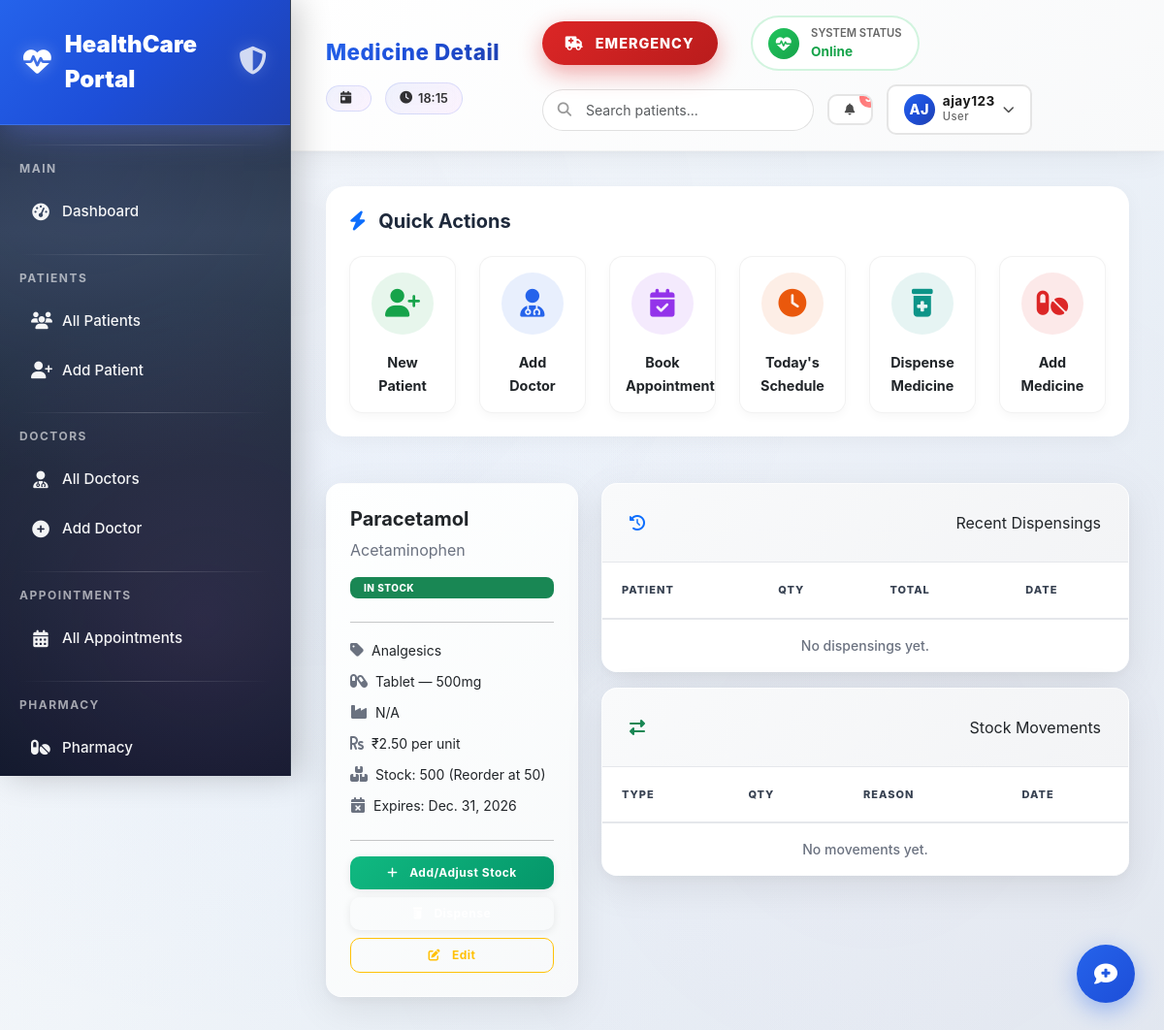
The page /pharmacy/medicines/1/ (signed in) on the database its author committed.
### pharmacy/models.py (models this page shows, shortened)
class Medicine(models.Model):
    name = models.CharField(max_length=200)
    generic_name = models.CharField(max_length=200, blank=True)
    category = models.ForeignKey(MedicineCategory, on_delete=models.SET_NULL, null=True)
    manufacturer = models.CharField(max_length=200, blank=True)
    description = models.TextField(blank=True)
    dosage_form = models.CharField(max_length=100, blank=True, help_text="e.g. Tablet, Syrup, Injection")
    strength = models.CharField(max_length=100, blank=True, help_text="e.g. 500mg, 250mg/5ml")
    unit_price = models.DecimalField(max_digits=10, decimal_places=2, default=0)
    stock_quantity = models.IntegerField(default=0)
    reorder_level = models.IntegerField(default=10)
    expiry_date = models.DateField(null=True, blank=True)
    batch_number = models.CharField(max_length=50, blank=True)
    requires_prescription = models.BooleanField(default=False)
    is_active = models.BooleanField(default=True)
    created_at = models.DateTimeField(auto_now_add=True)
    updated_at = models.DateTimeField(auto_now=True)
    @property
    def is_low_stock(self):
        return self.stock_quantity <= self.reorder_level
    @property
    def is_expired(self):
        if self.expiry_date:
            from datetime import date
            return self.expiry_date < date.today()
        return False

class MedicineCategory(models.Model):
    name = models.CharField(max_length=100, unique=True)
    description = models.TextField(blank=True)
    def __str__(self):
        return self.name
    class Meta:
        verbose_name_plural = "Medicine Categories"

### pharmacy/views.py (the view)
# urls.py: path('medicines/<int:pk>/', views.medicine_detail, name='medicine_detail'),
@login_required
def medicine_detail(request, pk):
    medicine = get_object_or_404(Medicine, pk=pk)
    dispensings = medicine.dispensings.all()[:10]
    stock_movements = medicine.stock_movements.all()[:10]
    return render(request, 'pharmacy/medicine_detail.html', {
        'medicine': medicine,
        'dispensings': dispensings,
        'stock_movements': stock_movements
    })

### templates/pharmacy/medicine_detail.html (shortened to what this page needs)
{% extends 'base/base.html' %}
{% block page_title %}Medicine Detail{% endblock %}
{% block content %}
<div class="row g-4">
    <div class="col-md-4">
        <div class="card p-4">
            <h5 class="fw-bold">{{ medicine.name }}</h5>
            {% if medicine.generic_name %}<p class="text-muted">{{ medicine.generic_name }}</p>{% endif %}
            {% if medicine.is_expired %}
                <span class="badge bg-danger mb-2">Expired</span>
            {% elif medicine.is_low_stock %}
                <span class="badge bg-warning text-dark mb-2">Low Stock</span>
            {% else %}
                <span class="badge bg-success mb-2">In Stock</span>
            {% endif %}
            <hr>
            <div class="mb-2"><i class="fas fa-tag text-muted me-2"></i><small>{{ medicine.category|default:"N/A" }}</small></div>
            <div class="mb-2"><i class="fas fa-capsules text-muted me-2"></i><small>{{ medicine.dosage_form }} — {{ medicine.strength }}</small></div>
            <div class="mb-2"><i class="fas fa-industry text-muted me-2"></i><small>{{ medicine.manufacturer|default:"N/A" }}</small></div>
            <div class="mb-2"><i class="fas fa-rupee-sign text-muted me-2"></i><small>₹{{ medicine.unit_price }} per unit</small></div>
            <div class="mb-2"><i class="fas fa-boxes text-muted me-2"></i><small>Stock: {{ medicine.stock_quantity }} (Reorder at {{ medicine.reorder_level }})</small></div>
            {% if medicine.expiry_date %}<div class="mb-2"><i class="fas fa-calendar-times text-muted me-2"></i><small>Expires: {{ medicine.expiry_date }}</small></div>{% endif %}
            <hr>
            <div class="d-grid gap-2">
                <a href="{% url 'pharmacy:add_stock' medicine.pk %}" class="btn btn-success btn-sm"><i class="fas fa-plus me-1"></i>Add/Adjust Stock</a>
                <a href="{% url 'pharmacy:dispense_medicine' %}" class="btn btn-primary btn-sm"><i class="fas fa-prescription-bottle me-1"></i>Dispense</a>
                <a href="{% url 'pharmacy:medicine_update' medicine.pk %}" class="btn btn-outline-warning btn-sm"><i class="fas fa-edit me-1"></i>Edit</a>
            </div>
        </div>
    </div>
    <div class="col-md-8">
        <div class="card mb-3">
            <div class="card-header py-3 px-4"><i class="fas fa-history me-2 text-primary"></i>Recent Dispensings</div>
            <div class="card-body p-0">
                <table class="table table-hover mb-0">
                    <thead><tr><th>Patient</th><th>Qty</th><th>Total</th><th>Date</th></tr></thead>
                    <tbody>
                        {% for d in dispensings %}
                        <tr><td>{{ d.patient_name }}</td><td>{{ d.quantity }}</td><td>₹{{ d.total_price }}</td><td><small>{{ d.dispensed_at|date:"d M Y" }}</small></td></tr>
                        {% empty %}<tr><td colspan="4" class="text-center text-muted py-3">No dispensings yet.</td></tr>
                        {% endfor %}
                    </tbody>
                </table>
            </div>
        </div>
        <div class="card">
            <div class="card-header py-3 px-4"><i class="fas fa-exchange-alt me-2 text-success"></i>Stock Movements</div>
            <div class="card-body p-0">
                <table class="table table-hover mb-0">
                    <thead><tr><th>Type</th><th>Qty</th><th>Reason</th><th>Date</th></tr></thead>
                    <tbody>
                        {% for m in stock_movements %}
                        <tr>
                            <td><span class="badge {% if m.movement_type == 'in' %}bg-success{% elif m.movement_type == 'out' %}bg-danger{% else %}bg-secondary{% endif %}">{{ m.get_movement_type_display }}</span></td>
                            <td>{{ m.quantity }}</td><td><small>{{ m.reason|default:"-" }}</small></td>
                            <td><small>{{ m.created_at|date:"d M Y" }}</small></td>
                        </tr>
                        {% empty %}<tr><td colspan="4" class="text-center text-muted py-3">No movements yet.</td></tr>
                        {% endfor %}
                    </tbody>
                </table>
            </div>
        </div>
    </div>
</div>
{% endblock %}

### templates/base/base.html (shortened to what this page needs)
<!DOCTYPE html>
<html lang="en">
<head>
    <link href="https://cdn.jsdelivr.net/npm/bootstrap@5.3.0/dist/css/bootstrap.min.css" rel="stylesheet">
    <link href="https://cdnjs.cloudflare.com/ajax/libs/font-awesome/6.4.0/css/all.min.css" rel="stylesheet">
    {% load static %}
    <link rel="stylesheet" href="{% static 'css/custom.css' %}">
</head>
<body>
<div class="particles">
</div>
{% if user.is_authenticated %}
<div class="sidebar">
    <div class="sidebar-brand">
        <i class="fas fa-heartbeat"></i>
        <span>HealthCare Portal</span>
        <div style="margin-left:auto;font-size:0.8rem;opacity:0.8;"><i class="fas fa-shield-alt"></i></div>
    </div>
    <nav class="mt-2">
        <div class="nav-section">Main</div>
        <a href="{% url 'dashboard' %}" class="nav-link {% if request.resolver_match.url_name == 'dashboard' %}active{% endif %}">
            <i class="fas fa-tachometer-alt"></i> Dashboard
        </a>
        <div class="nav-section">Patients</div>
        <a href="{% url 'patients:patient_list' %}" class="nav-link">
            <i class="fas fa-users"></i> All Patients
        </a>
        <a href="{% url 'patients:patient_create' %}" class="nav-link">
            <i class="fas fa-user-plus"></i> Add Patient
        </a>
        <div class="nav-section">Doctors</div>
        <a href="{% url 'doctors:doctor_list' %}" class="nav-link">
            <i class="fas fa-user-md"></i> All Doctors
        </a>
        <a href="{% url 'doctors:doctor_create' %}" class="nav-link">
            <i class="fas fa-plus-circle"></i> Add Doctor
        </a>
        <div class="nav-section">Appointments</div>
        <a href="{% url 'appointments:appointment_list' %}" class="nav-link">
            <i class="fas fa-calendar-alt"></i> All Appointments
        </a>
        <div class="nav-section">Pharmacy</div>
        <a href="{% url 'pharmacy:pharmacy_dashboard' %}" class="nav-link">
            <i class="fas fa-pills"></i> Pharmacy
        </a>
    </nav>
</div>
{% endif %}
<div class="main-content {% if user.is_authenticated %}with-sidebar{% else %}no-sidebar{% endif %}">
    {% if user.is_authenticated %}
    <div class="topbar">
        <div class="topbar-left">
            <span class="topbar-title">{% block page_title %}Dashboard - Healthcare Management{% endblock %}</span>
            <div class="date-badge">
                <i class="fas fa-calendar-day"></i>
            </div>
            <div class="time-badge">
                <i class="fas fa-clock"></i>
                <span id="current-time">{{ "now"|date:"H:i" }}</span>
            </div>
        </div>
        <div class="topbar-right">
            <button class="emergency-btn" data-bs-toggle="modal" data-bs-target="#emergencyModal">
                <i class="fas fa-ambulance"></i> Emergency
            </button>
            <div class="health-status">
                <div class="status-indicator" id="health-pulse">
                    <i class="fas fa-heartbeat"></i>
                </div>
                <div class="status-text">
                    <span class="status-label">System Status</span>
                    <span class="status-value">Online</span>
                </div>
            </div>
            <div class="search-container">
                <input type="text" class="form-control search-input" placeholder="Search patients..." id="global-search" autocomplete="off">
                <i class="fas fa-search search-icon"></i>
            </div>
            <div class="notification-container">
                <button class="btn btn-sm notification-btn" type="button" data-bs-toggle="dropdown">
                    <i class="fas fa-bell"></i>
                    <span class="notification-badge">3</span>
                </button>
            </div>
            <div class="user-profile-container">
                <button class="btn btn-sm user-profile-btn" type="button" data-bs-toggle="dropdown">
                    <div class="user-avatar">
                        <span>{{ user.username|slice:":2"|upper }}</span>
                    </div>
                    <div class="user-info-mini">
                        <div class="user-name">{{ user.username|truncatechars:15 }}</div>
                        <div class="user-role">User</div>
                    </div>
                    <i class="fas fa-chevron-down"></i>
                </button>
            </div>
        </div>
    </div>
    {% endif %}
    <div class="page-content">
        {% if user.is_authenticated %}
        <div class="dashboard-quick-actions mb-5 bg-white p-4" style="border-radius: 20px; box-shadow: 0 4px 20px rgba(0,0,0,0.04);">
            <h5 class="fw-bold mb-4" style="color: #1e293b;"><i class="fas fa-bolt text-primary me-2"></i> Quick Actions</h5>
            <div class="row g-4">
                <div class="col-6 col-md-4 col-lg-2">
                    <a href="{% url 'patients:patient_create' %}" class="text-decoration-none">
                        <div class="dash-action-card text-center p-3">
                            <div class="icon-circle mx-auto mb-3" style="background: rgba(22, 163, 74, 0.1); color: #16a34a;">
                                <i class="fas fa-user-plus"></i>
                            </div>
                            <span class="fw-bold text-dark" style="font-size: 0.9rem;">New Patient</span>
                        </div>
                    </a>
                </div>
                <div class="col-6 col-md-4 col-lg-2">
                    <a href="{% url 'doctors:doctor_create' %}" class="text-decoration-none">
                        <div class="dash-action-card text-center p-3">
                            <div class="icon-circle mx-auto mb-3" style="background: rgba(37, 99, 235, 0.1); color: #2563eb;">
                                <i class="fas fa-user-md"></i>
                            </div>
                            <span class="fw-bold text-dark" style="font-size: 0.9rem;">Add Doctor</span>
                        </div>
                    </a>
                </div>
                <div class="col-6 col-md-4 col-lg-2">
                    <a href="{% url 'appointments:appointment_list' %}" class="text-decoration-none">
                        <div class="dash-action-card text-center p-3">
                            <div class="icon-circle mx-auto mb-3" style="background: rgba(147, 51, 234, 0.1); color: #9333ea;">
                                <i class="fas fa-calendar-check"></i>
                            </div>
                            <span class="fw-bold text-dark" style="font-size: 0.9rem;">Book Appointment</span>
                        </div>
                    </a>
                </div>
                <div class="col-6 col-md-4 col-lg-2">
                    <a href="#" class="text-decoration-none">
                        <div class="dash-action-card text-center p-3">
                            <div class="icon-circle mx-auto mb-3" style="background: rgba(234, 88, 12, 0.1); color: #ea580c;">
                                <i class="fas fa-clock"></i>
                            </div>
                            <span class="fw-bold text-dark" style="font-size: 0.9rem;">Today's Schedule</span>
                        </div>
                    </a>
                </div>
                <div class="col-6 col-md-4 col-lg-2">
                    <a href="{% url 'pharmacy:pharmacy_dashboard' %}" class="text-decoration-none">
                        <div class="dash-action-card text-center p-3">
                            <div class="icon-circle mx-auto mb-3" style="background: rgba(13, 148, 136, 0.1); color: #0d9488;">
                                <i class="fas fa-prescription-bottle-alt"></i>
                            </div>
                            <span class="fw-bold text-dark" style="font-size: 0.9rem;">Dispense Medicine</span>
                        </div>
                    </a>
                </div>
                <div class="col-6 col-md-4 col-lg-2">
                    <a href="#" class="text-decoration-none">
                        <div class="dash-action-card text-center p-3">
                            <div class="icon-circle mx-auto mb-3" style="background: rgba(220, 38, 38, 0.1); color: #dc2626;">
                                <i class="fas fa-pills"></i>
                            </div>
                            <span class="fw-bold text-dark" style="font-size: 0.9rem;">Add Medicine</span>
                        </div>
                    </a>
                </div>
            </div>
        </div>
        {% endif %}
        {% block content %}{% endblock %}
    </div>
</div>
<button class="assistant-toggle" id="assistantToggle" onclick="toggleAssistant(true)" title="Open Health Assistant">
    <i class="fas fa-comment-medical"></i>
</button>
</body>
</html>

### rows shown on the page
Medicine: name "Paracetamol", generic_name "Acetaminophen", category "Analgesics", dosage_form "Tablet", strength "500mg", manufacturer "N/A", unit_price "2.50", stock_quantity "500", reorder_level "50", expiry_date "Dec. 31, 2026"

### other values the page prints
{{ user.username|slice:":2"|upper }} "AJ"
{{ user.username|truncatechars:15 }} "ajay123"
